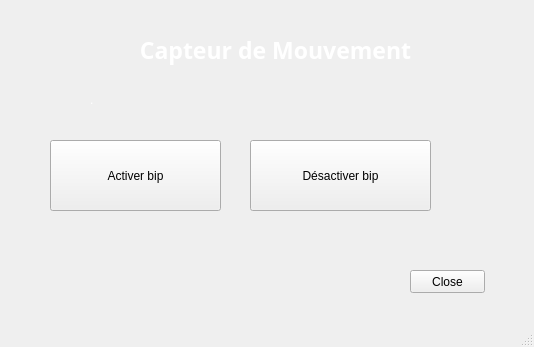
<?xml version="1.0" encoding="UTF-8"?>
<ui version="4.0">
 <class>lumiere</class>
 <widget class="QMainWindow" name="lumiere">
  <property name="geometry">
   <rect>
    <x>0</x>
    <y>0</y>
    <width>534</width>
    <height>347</height>
   </rect>
  </property>
  <property name="windowTitle">
   <string>MainWindow</string>
  </property>
  <widget class="QWidget" name="centralwidget">
   <widget class="QLabel" name="label">
    <property name="geometry">
     <rect>
      <x>110</x>
      <y>20</y>
      <width>331</width>
      <height>61</height>
     </rect>
    </property>
    <property name="font">
     <font>
      <family>Ebrima</family>
      <pointsize>17</pointsize>
      <weight>75</weight>
      <bold>true</bold>
     </font>
    </property>
    <property name="text">
     <string>&lt;html&gt;&lt;head/&gt;&lt;body&gt;&lt;p align=&quot;center&quot;&gt;&lt;span style=&quot; color:#ffffff;&quot;&gt;Capteur de Mouvement&lt;/span&gt;&lt;/p&gt;&lt;/body&gt;&lt;/html&gt;</string>
    </property>
   </widget>
   <widget class="QLabel" name="label_msg">
    <property name="geometry">
     <rect>
      <x>90</x>
      <y>80</y>
      <width>301</width>
      <height>41</height>
     </rect>
    </property>
    <property name="text">
     <string>&lt;html&gt;&lt;head/&gt;&lt;body&gt;&lt;p&gt;&lt;span style=&quot; color:#ffffff;&quot;&gt;.&lt;/span&gt;&lt;/p&gt;&lt;/body&gt;&lt;/html&gt;</string>
    </property>
   </widget>
   <widget class="QPushButton" name="activer_bip">
    <property name="geometry">
     <rect>
      <x>50</x>
      <y>140</y>
      <width>171</width>
      <height>71</height>
     </rect>
    </property>
    <property name="text">
     <string>Activer bip</string>
    </property>
   </widget>
   <widget class="QPushButton" name="des_bip">
    <property name="geometry">
     <rect>
      <x>250</x>
      <y>140</y>
      <width>181</width>
      <height>71</height>
     </rect>
    </property>
    <property name="text">
     <string>Désactiver bip</string>
    </property>
   </widget>
   <widget class="QPushButton" name="pushButton">
    <property name="geometry">
     <rect>
      <x>410</x>
      <y>270</y>
      <width>75</width>
      <height>23</height>
     </rect>
    </property>
    <property name="text">
     <string>Close</string>
    </property>
   </widget>
  </widget>
  <widget class="QMenuBar" name="menubar">
   <property name="geometry">
    <rect>
     <x>0</x>
     <y>0</y>
     <width>534</width>
     <height>21</height>
    </rect>
   </property>
  </widget>
  <widget class="QStatusBar" name="statusbar"/>
 </widget>
 <resources/>
 <connections/>
</ui>
